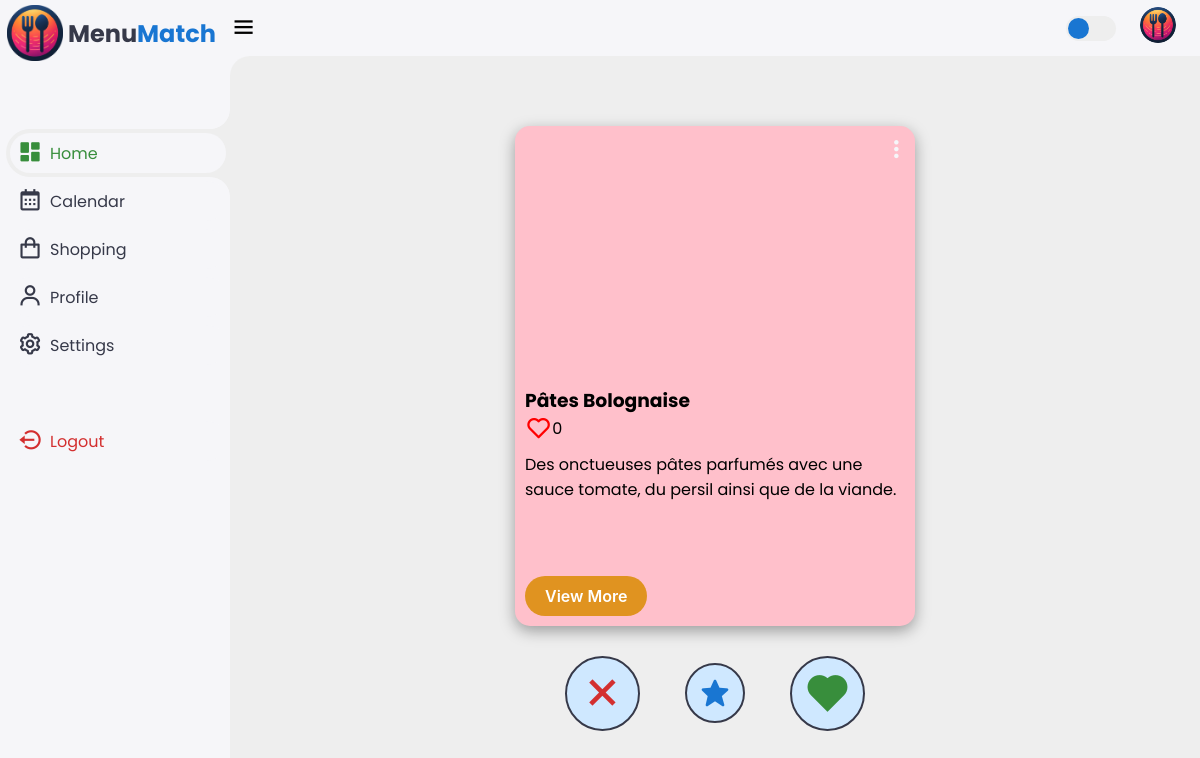
The page /VUES/home.php on the database as committed earlier.
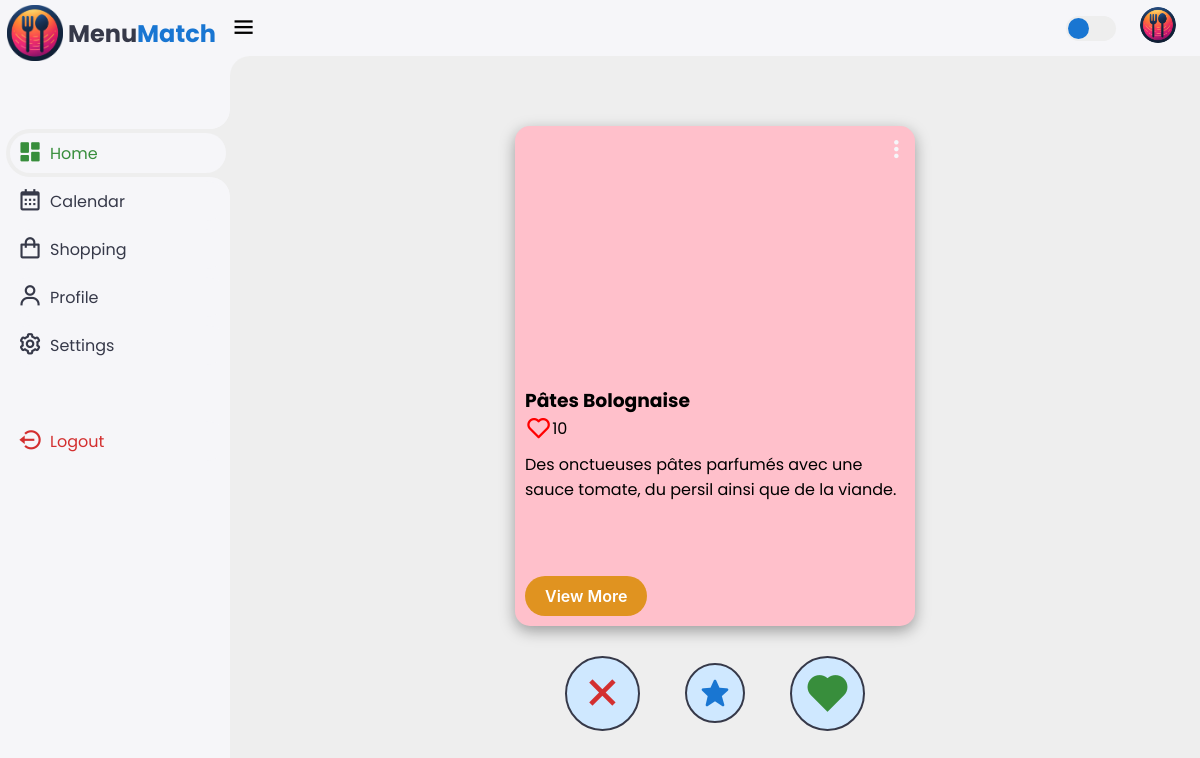
The same page on the database as committed later.
### tables this page shows
CREATE TABLE `recipe` (
  `recipeID` int(11) NOT NULL,
  `posterPath` varchar(255) NOT NULL,
  `videoPath` varchar(255) NOT NULL,
  `creatorID` int(11) NOT NULL DEFAULT '0',
  `name` varchar(255) NOT NULL,
  `promotingDescription` text NOT NULL,
  `description` text NOT NULL,
  `ingredientID` varchar(255) NOT NULL,
  `origine` varchar(255) NOT NULL,
  `likes` int(11) NOT NULL,
  `optionsID` int(11) NOT NULL DEFAULT '0',
  `typeOfFood` int(11) NOT NULL
);

### POST/getRecipes.php (called while the page is built, shortened)
<?php
include 'bdd.php';
$conn = new mysqli($servername, $dbUsername, $dbPassword, $dbname);
$userID = $_SESSION['userID'];
$sql = "SELECT * FROM recipe WHERE recipeID NOT IN (
    SELECT recipeID FROM seenPost WHERE userID=?
)";
$stmt = $conn->prepare($sql);
$stmt->bind_param("i", $userID);
$stmt->execute();
$result = $stmt->get_result();
$recipes = [];
if ($result->num_rows > 0) {
    while ($row = $result->fetch_assoc()) {
        $recipes[] = $row;
    }
} else {
    echo "0 résultats";
}
return $recipes;

### VUES/home.php (the view, shortened to what this page needs)
<?php $recipes = include ('../POST/getRecipes.php'); ?>
<!DOCTYPE html>
<html lang="en">
<head>
    <link href='https://unpkg.com/boxicons@2.1.4/css/boxicons.min.css' rel='stylesheet'>
    <link rel="stylesheet" href="../css/navBar.css">
    <link rel="stylesheet" href="../css/home.css">
    <link rel="stylesheet" href="//code.jquery.com/ui/1.12.1/themes/base/jquery-ui.css">
</head>
<body>
    <?php include 'sidebar.php'; ?>
    <div class="content">
        <?php include 'navbar.php'; ?>
        <main>
            <?php foreach ($recipes as $index => $recipe): ?>
                <div class="card" id="card-<?php echo $recipe['recipeID']; ?>">
                    <div class="card-header" style="background-image: url('<?php echo $recipe['posterPath'] ?>')">
                        <div class="options"><i class='bx bx-dots-vertical-rounded' id="options"></i></div>
                    </div>
                    <div class="card-body">
                        <h3><?php echo $recipe['name']; ?></h3>
                        <div class="rating"><i class='bx bx-heart'></i><?php echo $recipe['likes'] ?></div>
                        <span><?php echo $recipe['promotingDescription']; ?></span>
                    </div>
                    <div class="card-footer">
                        <button class="button-18" role="button">View More</button>
                    </div>
                </div>
            <?php endforeach; ?>
            <div class="button-swipe">
                <div class="button dislike" id="dislike"><i class='bx bx-x'></i></div>
                <div class="button favorite" id="favorite"><i class='bx bxs-star'></i></div>
                <div class="button like" id="like"><i class='bx bxs-heart'></i></div>
            </div>
        </main>
    </div>
</body>
</html>

### VUES/sideBar.php (shortened to what this page needs)
<div class="sidebar">
    <a href="home.php" class="logo">
        <img src="../img/logo.png" alt="logo" class="responsive-logo">
        <div class="logo-name"><span>Menu</span>Match</div>
    </a>
    <ul class="side-menu">
        <li <?php if (strpos($_SERVER['PHP_SELF'], 'home.php') !== false)
            echo 'class="active"'; ?>>
            <a href="home.php"><i class='bx bxs-dashboard'></i>Home</a>
        </li>
        <li <?php if (strpos($_SERVER['PHP_SELF'], 'calendar.php') !== false)
            echo 'class="active"'; ?>>
            <a href="calendar.php"><i class='bx bx-calendar'></i>Calendar</a>
        </li>
        <li <?php if (strpos($_SERVER['PHP_SELF'], 'shopping.php') !== false)
            echo 'class="active"'; ?>>
            <a href="shopping.php"><i class='bx bx-shopping-bag'></i>Shopping</a>
        </li>
        <li <?php if (strpos($_SERVER['PHP_SELF'], 'profile.php') !== false)
            echo 'class="active"'; ?>>
            <a href="profile.php"><i class='bx bx-user'></i>Profile</a>
        </li>
        <li <?php if (strpos($_SERVER['PHP_SELF'], 'settings.php') !== false)
            echo 'class="active"'; ?>>
            <a href="settings.php"><i class='bx bx-cog'></i>Settings</a>
        </li>
    </ul>
    <ul class="side-menu">
        <li>
            <a href="#" class="logout" id="logoutBtn">
                <i class="bx bx-log-out-circle"></i>
                Logout
            </a>
        </li>
    </ul>
</div>

### VUES/navBar.php (shortened to what this page needs)
<nav>
    <i class='bx bx-menu' style="cursor: pointer;"></i>
    <label for="theme-toggle" class="theme-toggle"></label>
    <a href="#" class="profile">
        <img src="../img/logo.png">
    </a>
</nav>

### CSS/navBar.css (style rules this page uses)
:root { --light: #f6f6f9; --primary: #1976D2; --light-primary: #CFE8FF; --grey: #eee; --dark-grey: #AAAAAA; --dark: #363949; --danger: #D32F2F; --light-danger: #FECDD3; --warning: #FBC02D; --light-warning: #FFF2C6; --success: #388E3C; --light-success: #BBF7D0; }
* { margin: 0; padding: 0; box-sizing: border-box; font-family: 'Poppins', sans-serif; }
.bx { font-size: 1.7rem; }
a { text-decoration: none; }
li { list-style: none; }
html { width: 100%; height: 100%; }
body { background: var(--grey); overflow-x: hidden; width: 100%; height: 100%; overflow-y: auto; }
.sidebar { position: fixed; top: 0; left: 0; background: var(--light); width: 230px; height: 100%; z-index: 2000; overflow-x: hidden; scrollbar-width: none; transition: all 0.3s ease; }
.sidebar .logo, .content nav .logoMobile { font-size: 24px; font-weight: 700; height: 56px; display: flex; align-items: center; color: var(--primary); z-index: 500; padding-bottom: 20px; margin-top: 5px; box-sizing: content-box; }
.responsive-logo { max-width: 100%; height: 100%; margin-left: 3%; }
.sidebar .logo .logo-name span , .content nav .logoMobile .logo-name span { color: var(--dark); margin-left: 5px; }
.sidebar .side-menu { width: 100%; margin-top: 48px; }
.sidebar .side-menu li { height: 48px; background: transparent; margin-left: 6px; border-radius: 48px 0 0 48px; padding: 4px; }
.sidebar .side-menu li.active { background: var(--grey); position: relative; }
.sidebar .side-menu li.active::before { content: ""; position: absolute; width: 40px; height: 40px; border-radius: 50%; top: -40px; right: 0; box-shadow: 20px 20px 0 var(--grey); z-index: -1; }
.sidebar .side-menu li.active::after { content: ""; position: absolute; width: 40px; height: 40px; border-radius: 50%; bottom: -40px; right: 0; box-shadow: 20px -20px 0 var(--grey); z-index: -1; }
.sidebar .side-menu li a { width: 100%; height: 100%; background: var(--light); display: flex; align-items: center; border-radius: 48px; font-size: 16px; color: var(--dark); white-space: nowrap; overflow-x: hidden; transition: all 0.3s ease; }
.sidebar .side-menu li.active a, .sidebarMobile .side-menu-mobile li.active a { color: var(--success); }
.sidebar .side-menu li a .bx { min-width: calc(60px - ((4px + 6px) * 2)); display: flex; font-size: 1.6rem; justify-content: center; }
.sidebar .side-menu li a.logout { color: var(--danger); }
.content { position: relative; width: calc(100% - 230px); left: 230px; transition: all 0.3s ease; height: 100%; }
.content nav { height: 56px; background: var(--light); padding: 0 24px 0 0; display: flex; align-items: center; grid-gap: 24px; position: sticky; top: 0; left: 0; z-index: 1000; }
.content nav::before { content: ""; position: absolute; width: 40px; height: 40px; bottom: -40px; left: 0; border-radius: 50%; box-shadow: -20px -20px 0 var(--light); }
.content nav a { color: var(--dark); }
.content nav .profile img { width: 36px; height: 36px; object-fit: cover; border-radius: 50%; }
.content nav .theme-toggle { display: block; min-width: 50px; height: 25px; background: var(--grey); cursor: pointer; position: relative; border-radius: 25px; }
.content nav .theme-toggle::before { content: ""; position: absolute; top: 2px; left: 2px; bottom: 2px; width: calc(25px - 4px); background: var(--primary); border-radius: 50%; transition: all 0.3s ease; }
main { display: flex; width: 100%; height: calc(100% - 56px); padding: 36px 24px; }
main::before { content: ""; position: absolute; top: 0; left: 0; right: 0; bottom: 0; z-index: -1; pointer-events: none; background-repeat: no-repeat; background-position: center; background-size: auto; position: absolute; }
.bx { vertical-align: middle; }

Rows that differ between the two databases and show on the page:
changed recipe "Pâtes Bolognaise": likes "0" → "10"
